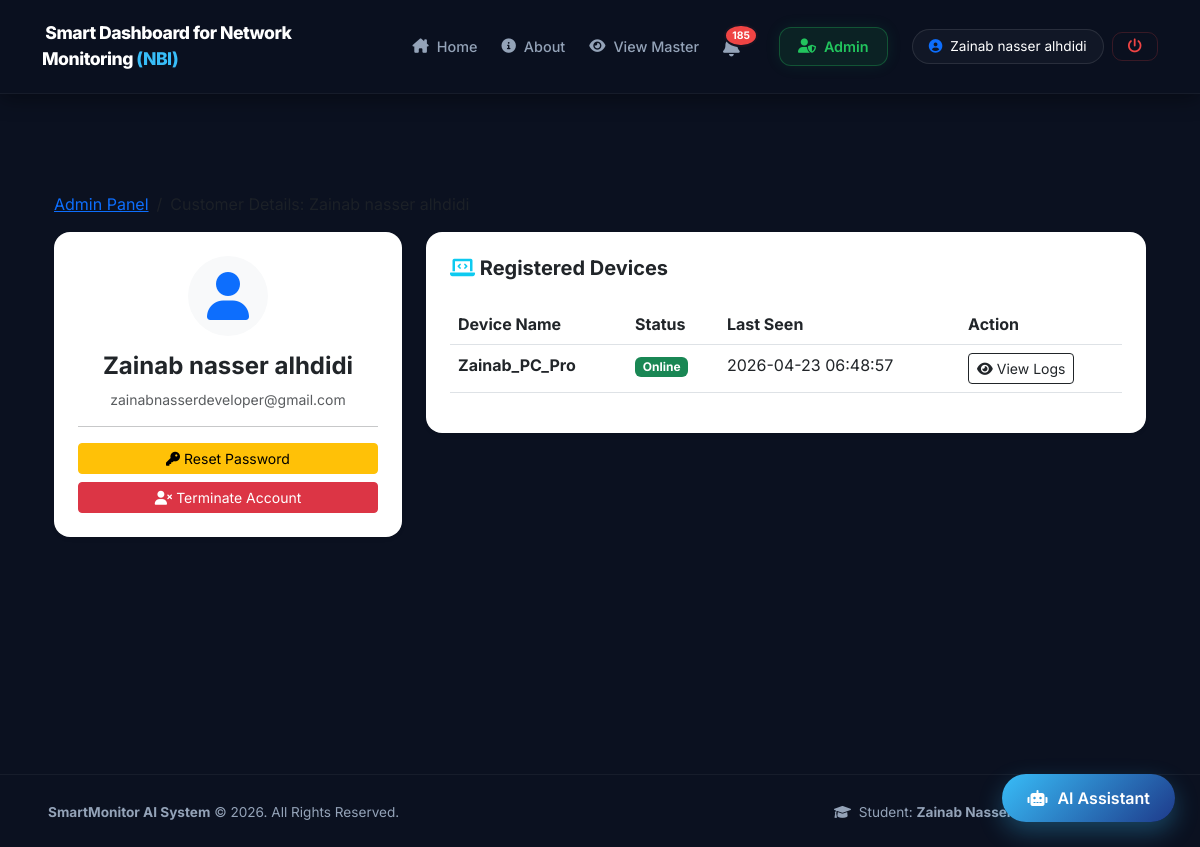
The app's page /user_details.php?id=1 (signed in) with its own data.
### tables this page shows
CREATE TABLE `users` (
  `id` int(11) NOT NULL,
  `username` varchar(50) NOT NULL,
  `email` varchar(100) NOT NULL,
  `password` varchar(255) NOT NULL,
  `role` enum('admin','user','analyst') DEFAULT 'user',
  `created_at` timestamp NOT NULL DEFAULT current_timestamp()
);

CREATE TABLE `devices` (
  `id` int(11) NOT NULL,
  `device_name` varchar(100) NOT NULL,
  `device_ip` varchar(45) NOT NULL,
  `api_key` varchar(64) NOT NULL,
  `created_at` timestamp NOT NULL DEFAULT current_timestamp(),
  `status` enum('online','offline') DEFAULT 'offline',
  `user_id` int(11) DEFAULT 1,
  `last_seen` timestamp NULL DEFAULT NULL,
  `ip_address` varchar(45) DEFAULT NULL
);

### user_details.php (the view, shortened to what this page needs)
<?php
include 'config/db.php';
$user_id = $_GET['id'];
$stmt = $pdo->prepare("SELECT * FROM users WHERE id = ?");
$stmt->execute([$user_id]);
$customer = $stmt->fetch();
$stmt = $pdo->prepare("SELECT * FROM devices WHERE user_id = ?");
$stmt->execute([$user_id]);
$user_devices = $stmt->fetchAll();
include 'includes/header.php';
?>
<div class="container mt-5">
    <nav aria-label="breadcrumb">
        <ol class="breadcrumb">
            <li class="breadcrumb-item"><a href="admin_dashboard.php">Admin Panel</a></li>
            <li class="breadcrumb-item active">Customer Details: <?php echo $customer['username']; ?></li>
        </ol>
    </nav>
    <div class="row">
        <div class="col-md-4">
            <div class="card border-0 shadow-sm rounded-4 mb-4">
                <div class="card-body text-center p-4">
                    <div class="bg-light rounded-circle d-inline-flex align-items-center justify-content-center mb-3" style="width: 80px; height: 80px;">
                        <i class="fas fa-user fa-3x text-primary"></i>
                    </div>
                    <h4 class="fw-bold"><?php echo $customer['username']; ?></h4>
                    <p class="text-muted small"><?php echo $customer['email']; ?></p>
                    <hr>
                    <div class="d-grid gap-2">
                        <button class="btn btn-warning btn-sm"><i class="fas fa-key"></i> Reset Password</button>
                        <a href="admin_actions.php?action=delete&id=<?php echo $customer['id']; ?>"
                           class="btn btn-danger btn-sm"
                           onclick="return confirm('حذف نهائي؟');">
                           <i class="fas fa-user-times"></i> Terminate Account
                        </a>
                    </div>
                </div>
            </div>
        </div>
        <div class="col-md-8">
            <div class="card border-0 shadow-sm rounded-4">
                <div class="card-body p-4">
                    <h5 class="fw-bold mb-4"><i class="fas fa-laptop-code text-info"></i> Registered Devices</h5>
                    <div class="table-responsive">
                        <table class="table table-hover">
                            <thead>
                                <tr>
                                    <th>Device Name</th>
                                    <th>Status</th>
                                    <th>Last Seen</th>
                                    <th>Action</th>
                                </tr>
                            </thead>
                            <tbody>
                                <?php if (empty($user_devices)): ?>
                                    <tr><td colspan="4" class="text-center py-4 text-muted">This customer has no devices yet.</td></tr>
                                <?php else: ?>
                                    <?php foreach ($user_devices as $device): ?>
                                    <tr>
                                        <td><strong><?php echo $device['device_name']; ?></strong></td>
                                        <td><span class="badge bg-success">Online</span></td>
                                        <td><?php echo $device['created_at']; ?></td>
                                        <td>
                                            <button class="btn btn-sm btn-outline-dark"><i class="fas fa-eye"></i> View Logs</button>
                                        </td>
                                    </tr>
                                    <?php endforeach; ?>
                                <?php endif; ?>
                            </tbody>
                        </table>
                    </div>
                </div>
            </div>
        </div>
    </div>
</div>
<?php include 'includes/footer.php'; ?>

### includes/header.php (style rules this page uses)
:root { --nav-bg: rgba(11, 17, 32, 0.95); --accent-blue: #38bdf8; --accent-green: #22c55e; --danger-red: #ef4444; --text-gray: #94a3b8; }
body { background-color: #0b1120; margin: 0; font-family: 'Inter', sans-serif; color: #f8fafc; }

### records on screen
users: username "Zainab nasser alhdidi", email "zainabnasserdeveloper@gmail.com"
devices: device_name "Zainab_PC_Pro", created_at "2026-04-23 06:48:57"

### other values on screen
$unread_count "185"
$_SESSION['username'] "Zainab nasser alhdidi"
